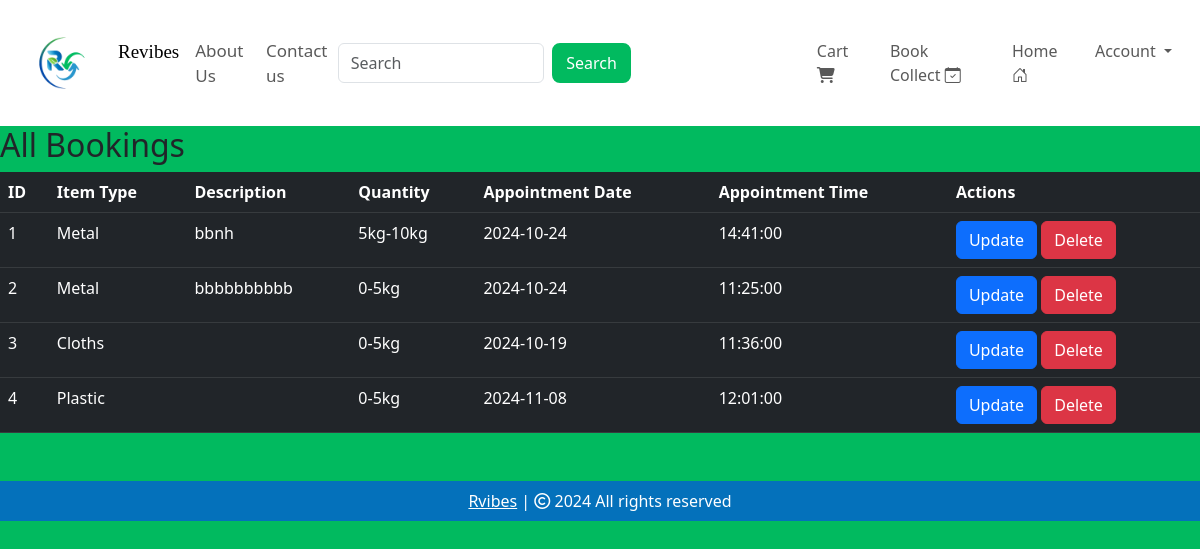
/view_bookings (signed in), run on an earlier commit of the app's database.
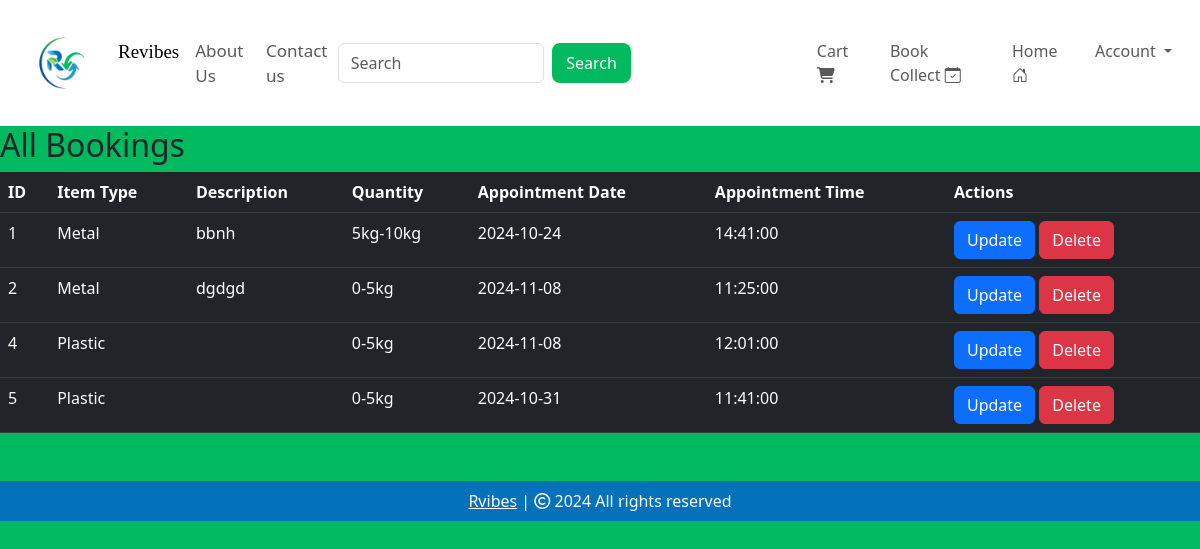
And on a later commit of the database.
### website/models.py (models this page shows, shortened)
class Booking(db.Model):
    id = db.Column(db.Integer, primary_key=True)
    item_type = db.Column(db.Enum('Plastic', 'Metal', 'Cloths', 'Furniture', 'Oders', name='Item_type_range'), nullable=False)
    item_description = db.Column(db.String(1000), nullable=True)
    quantity = db.Column(db.Enum('0-5kg', '5kg-10kg', '10kg-20kg', ' > 20kg', name='quantity_range'), nullable=False)
    date_of_appointment = db.Column(db.Date, nullable=False)
    time_of_appointment = db.Column(db.Time, nullable=False)
    item_picture = db.Column(db.String(1000), nullable=True)
    latitude =db.Column(db.Float, nullable=False)
    longitude = db.Column(db.Float, nullable=False)
    created_at = db.Column(db.DateTime, default=datetime.utcnow)
    Customer_link = db.Column(db.Integer, db.ForeignKey('customer.id'), nullable=False)

### website/admin.py (the view)
@admin.route('/view_bookings', methods=['GET'])
@login_required
def view_bookings():
    if current_user.id == 1:  # Ensure only admins can access
        bookings = Booking.query.all()  # Fetch all bookings
        return render_template('view_bookings.html', bookings=bookings)
    return render_template('404.html')

### website/__init__.py (called while the page is built)
def create_app():
    app = Flask(__name__)
    app.config['SECRET_KEY'] = 'vdgdggehddjjdjdn'
    app.config['SQLALCHEMY_DATABASE_URI'] = f'sqlite:///{DB_NAME}'
    db.init_app(app)
    @app.errorhandler(404)
    def page_not_found(error):
        return render_template('404.html')
    login_manager = LoginManager()
    login_manager.init_app(app)
    login_manager.login_view = 'auth.login'
    @login_manager.user_loader
    def load_user(id):
        return Customer.query.get(int(id))
    from .views import views
    from .auth import auth
    from .admin import admin
    from .models import Customer, Cart, Product, Order
    app.register_blueprint(views, url_prefix='/')
    app.register_blueprint(auth, url_prefix='/')
    app.register_blueprint(admin, url_prefix='/')
    with app.app_context():
        create_database()
    return app

### website/templates/view_bookings.html (shortened to what this page needs)
{% extends 'base.html' %}
{% block body %}
<h2>All Bookings</h2>
<table class="table table-dark table-hover">
    <thead>
        <tr>
            <th scope="col">ID</th>
            <th scope="col">Item Type</th>
            <th scope="col">Description</th>
            <th scope="col">Quantity</th>
            <th scope="col">Appointment Date</th>
            <th scope="col">Appointment Time</th>
            <th scope="col">Actions</th>
        </tr>
    </thead>
    <tbody>
        {% for booking in bookings %}
        <tr>
            <td>{{ booking.id }}</td>
            <td>{{ booking.item_type }}</td>
            <td>{{ booking.item_description }}</td>
            <td>{{ booking.quantity }}</td>
            <td>{{ booking.date_of_appointment }}</td>
            <td>{{ booking.time_of_appointment }}</td>
            <td>
                <a href="{{ url_for('admin.update_booking', booking_id=booking.id) }}" class="btn btn-primary">Update</a>
                <form action="{{ url_for('admin.delete_booking', booking_id=booking.id) }}" method="POST" style="display:inline-block;">
                    <button type="submit" class="btn btn-danger">Delete</button>
                </form>
            </td>
        </tr>
        {% endfor %}
    </tbody>
</table>
{% endblock %}

What changed in the data, as far as the page shows it:
removed Booking: id "3", item_type "Cloths", quantity "0-5kg", date_of_appointment "2024-10-19", time_of_appointment "11:36:00"
changed Booking id 2: item_description "bbbbbbbbbb" → "dgdgd"; date_of_appointment "2024-10-24" → "2024-11-08"
added Booking: id "5", item_type "Plastic", quantity "0-5kg", date_of_appointment "2024-10-31", time_of_appointment "11:41:00"
